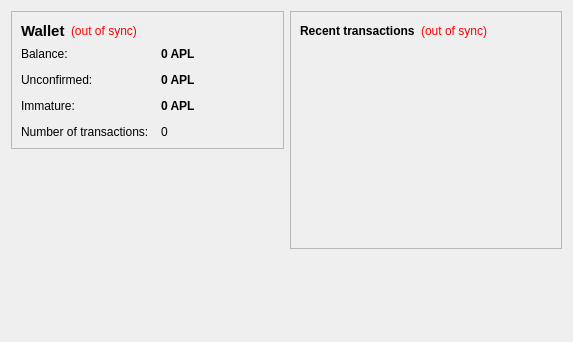
<?xml version="1.0" encoding="UTF-8"?>
<ui version="4.0">
 <class>OverviewPage</class>
 <widget class="QWidget" name="OverviewPage">
  <property name="geometry">
   <rect>
    <x>0</x>
    <y>0</y>
    <width>573</width>
    <height>342</height>
   </rect>
  </property>
  <property name="windowTitle">
   <string>Form</string>
  </property>
  <layout class="QHBoxLayout" name="horizontalLayout" stretch="1,1">
   <item>
    <layout class="QVBoxLayout" name="verticalLayout_2">
     <item>
      <widget class="QFrame" name="frame">
       <property name="frameShape">
        <enum>QFrame::StyledPanel</enum>
       </property>
       <property name="frameShadow">
        <enum>QFrame::Raised</enum>
       </property>
       <layout class="QVBoxLayout" name="verticalLayout_4">
        <item>
         <layout class="QHBoxLayout" name="horizontalLayout_4">
          <item>
           <widget class="QLabel" name="label_5">
            <property name="font">
             <font>
              <pointsize>11</pointsize>
              <weight>75</weight>
              <bold>true</bold>
             </font>
            </property>
            <property name="text">
             <string>Wallet</string>
            </property>
           </widget>
          </item>
          <item>
           <widget class="QLabel" name="labelWalletStatus">
            <property name="toolTip">
             <string>The displayed information may be out of date. Your wallet automatically synchronizes with the dogecrap network after a connection is established, but this process has not completed yet.</string>
            </property>
            <property name="styleSheet">
             <string notr="true">QLabel { color: red; }</string>
            </property>
            <property name="text">
             <string notr="true">(out of sync)</string>
            </property>
            <property name="alignment">
             <set>Qt::AlignLeading|Qt::AlignLeft|Qt::AlignVCenter</set>
            </property>
           </widget>
          </item>
          <item>
           <spacer name="horizontalSpacer_2">
            <property name="orientation">
             <enum>Qt::Horizontal</enum>
            </property>
            <property name="sizeHint" stdset="0">
             <size>
              <width>40</width>
              <height>20</height>
             </size>
            </property>
           </spacer>
          </item>
         </layout>
        </item>
        <item>
         <layout class="QFormLayout" name="formLayout_2">
          <property name="fieldGrowthPolicy">
           <enum>QFormLayout::AllNonFixedFieldsGrow</enum>
          </property>
          <property name="horizontalSpacing">
           <number>12</number>
          </property>
          <property name="verticalSpacing">
           <number>12</number>
          </property>
          <item row="0" column="0">
           <widget class="QLabel" name="label">
            <property name="text">
             <string>Balance:</string>
            </property>
           </widget>
          </item>
          <item row="0" column="1">
           <widget class="QLabel" name="labelBalance">
            <property name="font">
             <font>
              <weight>75</weight>
              <bold>true</bold>
             </font>
            </property>
            <property name="cursor">
             <cursorShape>IBeamCursor</cursorShape>
            </property>
            <property name="toolTip">
             <string>Your current balance</string>
            </property>
            <property name="text">
             <string notr="true">0 APL</string>
            </property>
            <property name="textInteractionFlags">
             <set>Qt::LinksAccessibleByMouse|Qt::TextSelectableByKeyboard|Qt::TextSelectableByMouse</set>
            </property>
           </widget>
          </item>
          <item row="1" column="0">
           <widget class="QLabel" name="label_3">
            <property name="text">
             <string>Unconfirmed:</string>
            </property>
           </widget>
          </item>
          <item row="1" column="1">
           <widget class="QLabel" name="labelUnconfirmed">
            <property name="font">
             <font>
              <weight>75</weight>
              <bold>true</bold>
             </font>
            </property>
            <property name="cursor">
             <cursorShape>IBeamCursor</cursorShape>
            </property>
            <property name="toolTip">
             <string>Total of transactions that have yet to be confirmed, and do not yet count toward the current balance</string>
            </property>
            <property name="text">
             <string notr="true">0 APL</string>
            </property>
            <property name="textInteractionFlags">
             <set>Qt::LinksAccessibleByMouse|Qt::TextSelectableByKeyboard|Qt::TextSelectableByMouse</set>
            </property>
           </widget>
          </item>
          <item row="3" column="0">
           <widget class="QLabel" name="label_2">
            <property name="text">
             <string>Number of transactions:</string>
            </property>
           </widget>
          </item>
          <item row="3" column="1">
           <widget class="QLabel" name="labelNumTransactions">
            <property name="toolTip">
             <string>Total number of transactions in wallet</string>
            </property>
            <property name="text">
             <string notr="true">0</string>
            </property>
           </widget>
          </item>
          <item row="2" column="0">
           <widget class="QLabel" name="labelImmatureText">
            <property name="text">
             <string>Immature:</string>
            </property>
           </widget>
          </item>
          <item row="2" column="1">
           <widget class="QLabel" name="labelImmature">
            <property name="font">
             <font>
              <weight>75</weight>
              <bold>true</bold>
             </font>
            </property>
            <property name="toolTip">
             <string>Mined balance that has not yet matured</string>
            </property>
            <property name="text">
             <string notr="true">0 APL</string>
            </property>
            <property name="textInteractionFlags">
             <set>Qt::LinksAccessibleByMouse|Qt::TextSelectableByKeyboard|Qt::TextSelectableByMouse</set>
            </property>
           </widget>
          </item>
         </layout>
        </item>
       </layout>
      </widget>
     </item>
     <item>
      <spacer name="verticalSpacer">
       <property name="orientation">
        <enum>Qt::Vertical</enum>
       </property>
       <property name="sizeHint" stdset="0">
        <size>
         <width>20</width>
         <height>40</height>
        </size>
       </property>
      </spacer>
     </item>
    </layout>
   </item>
   <item>
    <layout class="QVBoxLayout" name="verticalLayout_3">
     <item>
      <widget class="QFrame" name="frame_2">
       <property name="frameShape">
        <enum>QFrame::StyledPanel</enum>
       </property>
       <property name="frameShadow">
        <enum>QFrame::Raised</enum>
       </property>
       <layout class="QVBoxLayout" name="verticalLayout">
        <item>
         <layout class="QHBoxLayout" name="horizontalLayout_2">
          <item>
           <widget class="QLabel" name="label_4">
            <property name="text">
             <string>&lt;b&gt;Recent transactions&lt;/b&gt;</string>
            </property>
           </widget>
          </item>
          <item>
           <widget class="QLabel" name="labelTransactionsStatus">
            <property name="toolTip">
             <string>The displayed information may be out of date. Your wallet automatically synchronizes with the dogecrap network after a connection is established, but this process has not completed yet.</string>
            </property>
            <property name="styleSheet">
             <string notr="true">QLabel { color: red; }</string>
            </property>
            <property name="text">
             <string notr="true">(out of sync)</string>
            </property>
            <property name="alignment">
             <set>Qt::AlignRight|Qt::AlignTrailing|Qt::AlignVCenter</set>
            </property>
           </widget>
          </item>
          <item>
           <spacer name="horizontalSpacer">
            <property name="orientation">
             <enum>Qt::Horizontal</enum>
            </property>
            <property name="sizeHint" stdset="0">
             <size>
              <width>40</width>
              <height>20</height>
             </size>
            </property>
           </spacer>
          </item>
         </layout>
        </item>
        <item>
         <widget class="QListView" name="listTransactions">
          <property name="styleSheet">
           <string notr="true">QListView { background: transparent; }</string>
          </property>
          <property name="frameShape">
           <enum>QFrame::NoFrame</enum>
          </property>
          <property name="verticalScrollBarPolicy">
           <enum>Qt::ScrollBarAlwaysOff</enum>
          </property>
          <property name="horizontalScrollBarPolicy">
           <enum>Qt::ScrollBarAlwaysOff</enum>
          </property>
          <property name="selectionMode">
           <enum>QAbstractItemView::NoSelection</enum>
          </property>
         </widget>
        </item>
       </layout>
      </widget>
     </item>
     <item>
      <spacer name="verticalSpacer_2">
       <property name="orientation">
        <enum>Qt::Vertical</enum>
       </property>
       <property name="sizeHint" stdset="0">
        <size>
         <width>20</width>
         <height>40</height>
        </size>
       </property>
      </spacer>
     </item>
    </layout>
   </item>
  </layout>
 </widget>
 <resources/>
 <connections/>
</ui>
